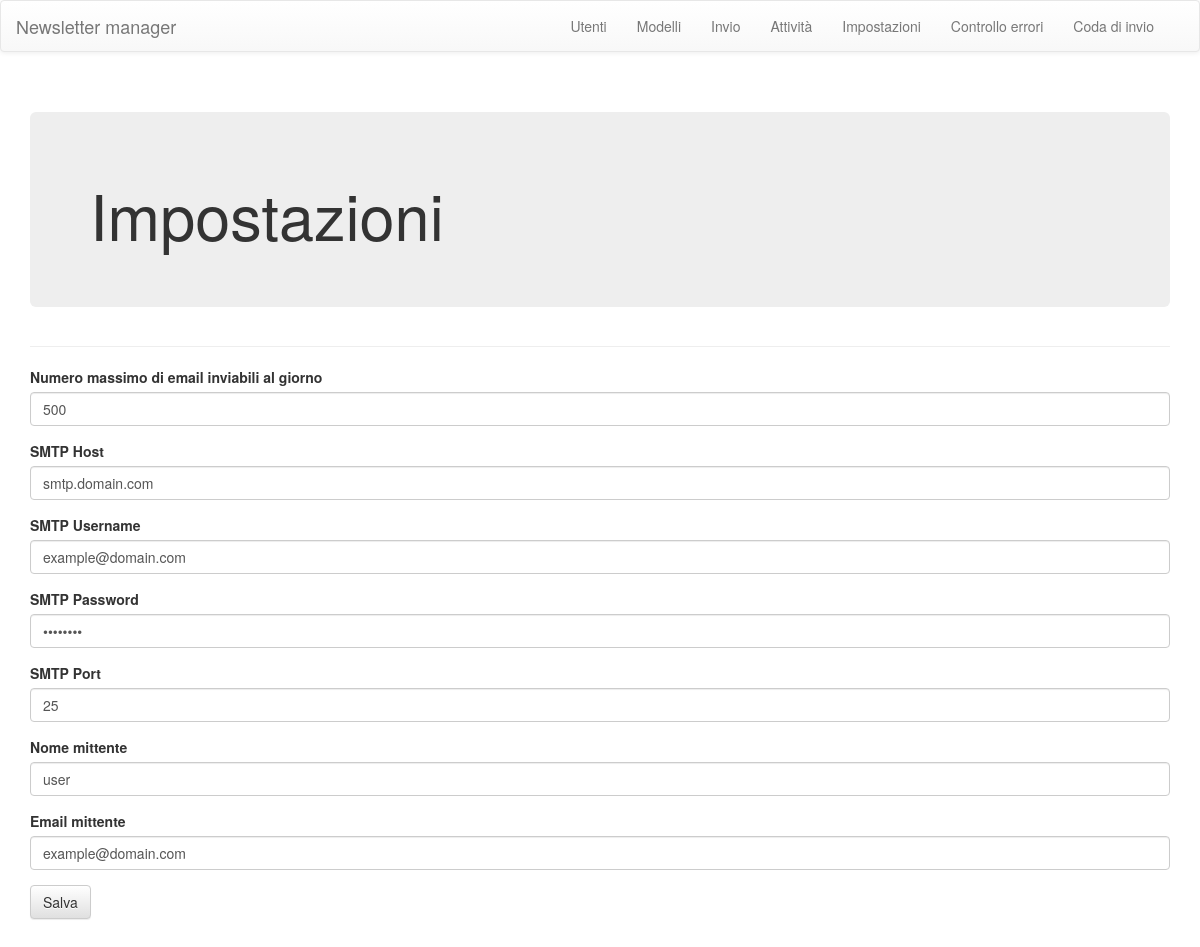
The page /option.php on the database as committed earlier.
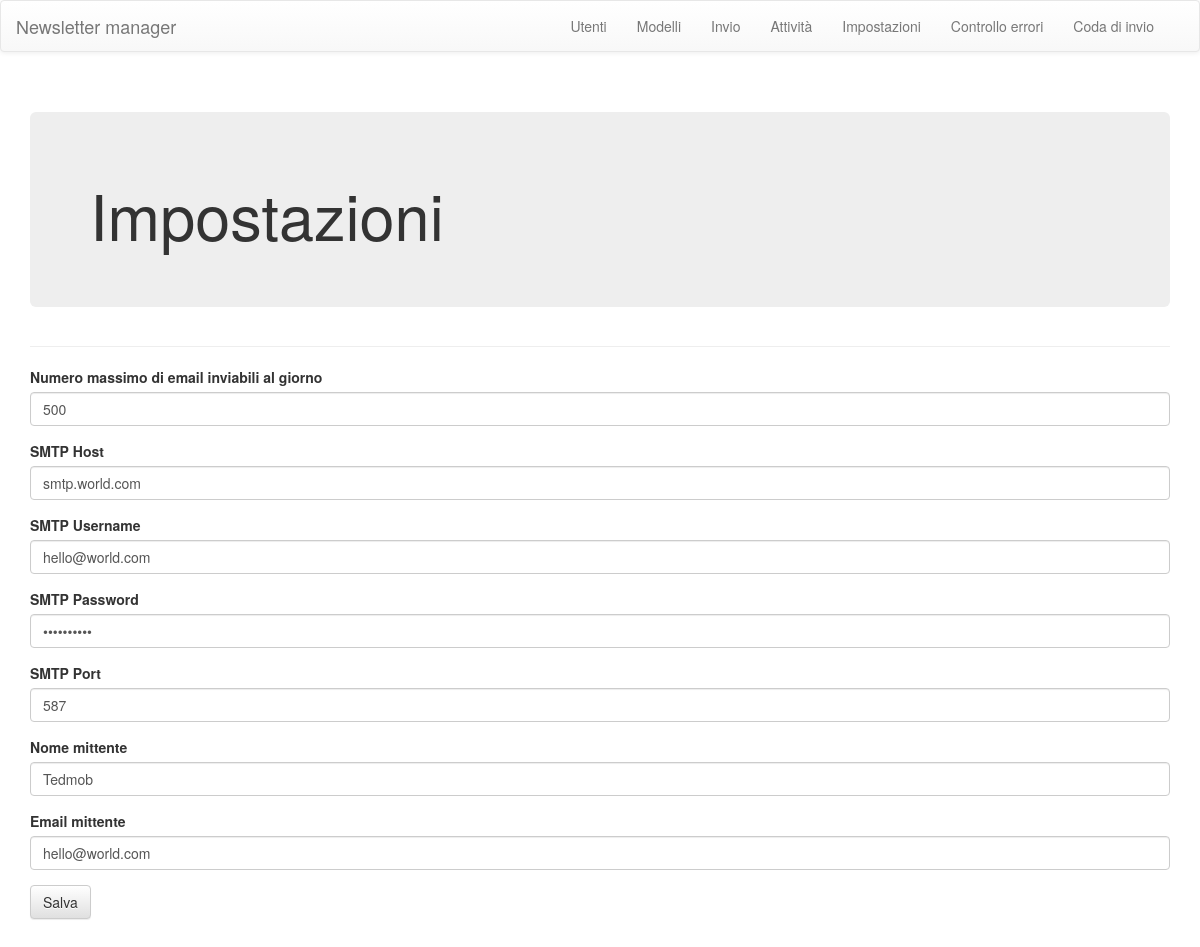
The same page on the database as committed later.
### tables this page shows
CREATE TABLE IF NOT EXISTS `options` (
  `name` varchar(20) NOT NULL,
  `value` varchar(30) NOT NULL
);

### config.php (called while the page is built)
<?php
$config = array(
    "db" => array(
		"name" 	=> "newsletter-manager",
		"username" 	=> "root",
		"password" 	=> "",
		"host" 		=> "localhost"
    ),
    "urls" => array(
        "baseUrl" 	=> "/newsletter-manager/",
		"root"	  	=> "/"
    ),
	"resource" => array(
		"js"		=> "/newsletter-manager/js/",
		"css"		=> "/newsletter-manager/css/",
		"3part"		=> "/newsletter-manager/resource/"
	)
);
?>

### root.php (called while the page is built)
<?php
	require_once("config.php");
	$config['urls']['root'] = "";
?>

### php/db.php (called while the page is built, shortened)
<?php
require_once("root.php");
class db{
		public $handler = NULL;
		public  $result = NULL;
		public function connect(){
			global $config;
			$this->handler =
				new mysqli($config['db']['host'], $config['db']['username'], $config['db']['password'], $config['db']['name']);
			if($this->handler->connect_error){
				die("Errore SQL: ".$this->handler->connect_error);
			}
			else{
				return TRUE;
			}
		}
		public function fetch(){
			return $this->result->fetch_array(MYSQLI_ASSOC);
		}
		public function query($text){
			$this->result = $this->handler->query($text);
			return $this->result;
		}
	}
?>

### option/main.php (called while the page is built, shortened)
<?php
	require_once("root.php");
	require_once($config['urls']['root']."config.php");
	require_once($config['urls']['root']."php/db.php");
	class option{
		 public function __construct(){
			$db = new db();
			$db->query("SELECT * FROM options WHERE name='max_daily_email'");
			$r = $db->fetch();
			$this->max_daily_email = $r['value'];
			$db->query("SELECT * FROM options WHERE name='smtp_host'");
			$r = $db->fetch();
			$this->smtp_host = $r['value'];
			$db->query("SELECT * FROM options WHERE name='smtp_user'");
			$r = $db->fetch();
			$this->smtp_user = $r['value'];
			$db->query("SELECT * FROM options WHERE name='smtp_password'");
			$r = $db->fetch();
			$this->smtp_password = $r['value'];
			$db->query("SELECT * FROM options WHERE name='smtp_port'");
			$r = $db->fetch();
			$this->smtp_port = $r['value'];
			$db->query("SELECT * FROM options WHERE name='smtp_name'");
			$r = $db->fetch();
			$this->smtp_name = $r['value'];
			$db->query("SELECT * FROM options WHERE name='smtp_email'");
			$r = $db->fetch();
			$this->smtp_email = $r['value'];
		 }
	}
?>

### option.php (the view, shortened to what this page needs)
<!doctype html>
<html>
    <head>
    	<?php
			require_once("root.php");
			require_once($config['urls']['root']."php/db.php");
			require_once($config['urls']['root']."resource/header.php");
			require_once($config['urls']['root']."option/main.php");
			$option = new option();
		?>
    </head>
    <body>
        <?php require_once($config['urls']['root']."resource/navbar.php"); ?>
        <div class="container">
        	<div class="page-header">
            	<div class="jumbotron">
                  <h1>Impostazioni</h1>
                </div>
            </div>
            <form id="option_form">
                <div class="form-group">
                    <label>Numero massimo di email inviabili al giorno</label>
                    <input type="number" value="<?php echo $option->max_daily_email; ?>" class="form-control" name="max_msg">
                </div>
                <div class="form-group">
                    <label>SMTP Host</label>
                    <input type="text" value="<?php echo $option->smtp_host; ?>" class="form-control" name="smtp_host">
                </div>
                <div class="form-group">
                    <label>SMTP Username</label>
                    <input type="text" value="<?php echo $option->smtp_user; ?>" class="form-control" name="smtp_user">
                </div>
                <div class="form-group">
                    <label>SMTP Password</label>
                    <input type="password" value="<?php echo $option->smtp_password; ?>" class="form-control" name="smtp_pass">
                </div>
                <div class="form-group">
                    <label>SMTP Port</label>
                    <input type="text" value="<?php echo $option->smtp_port; ?>" class="form-control" name="smtp_port">
                </div>
                <div class="form-group">
                    <label>Nome mittente</label>
                    <input type="text" value="<?php echo $option->smtp_name; ?>" class="form-control" name="smtp_name">
                </div>
                <div class="form-group">
                    <label>Email mittente</label>
                    <input type="text" value="<?php echo $option->smtp_email; ?>" class="form-control" name="smtp_email">
                </div>
                <button type="submit" class="btn btn-default">Salva</button>
        </form>
        </div>
        <br><br>
    </body>
</html>

### resource/header.php (shortened to what this page needs)
<link rel="stylesheet" type="text/css" href="<?php echo $config['resource']['3part']; ?>bootstrap/css/bootstrap.css">
<link rel="stylesheet" type="text/css" href="<?php echo $config['resource']['3part']; ?>bootstrap/css/bootstrap-theme.css">
<link rel="stylesheet" type="text/css" href="<?php echo $config['resource']['3part']; ?>datepicker/css/datepicker3.css">

### resource/navbar.php (shortened to what this page needs)
<nav class="navbar navbar-default">
  <div class="container-fluid">
    <div class="navbar-header">
      <a class="navbar-brand" href="<?php echo $config['urls']['baseUrl']; ?>">Newsletter manager</a>
    </div>
    <div class="collapse navbar-collapse" id="bs-example-navbar-collapse-1">
      <ul class="nav navbar-nav pull-right">
        <li><a href="<?php echo $config['urls']['baseUrl']; ?>user.php">Utenti</a></li>
        <li><a href="<?php echo $config['urls']['baseUrl']; ?>model.php">Modelli</a></li>
        <li><a href="<?php echo $config['urls']['baseUrl']; ?>send.php">Invio</a></li>
        <li><a href="<?php echo $config['urls']['baseUrl']; ?>activity.php">Attività</a></li>
        <li><a href="<?php echo $config['urls']['baseUrl']; ?>option.php">Impostazioni</a></li>
        <li><a href="<?php echo $config['urls']['baseUrl']; ?>log.php">Controllo errori</a></li>
        <li><a href="<?php echo $config['urls']['baseUrl']; ?>list.php">Coda di invio</a></li>
      </ul>
    </div>
  </div>
</nav>

Rows that differ between the two databases and show on the page:
changed options: smtp_host "smtp.domain.com" → "smtp.world.com"
changed options (number 3 of 7 on the later page): smtp_user "example@domain.com" → "hello@world.com"
changed options (number 5 of 7 on the later page): smtp_port "25" → "587"
changed options: smtp_name "user" → "Tedmob"
changed options (number 7 of 7 on the later page): smtp_email "example@domain.com" → "hello@world.com"
